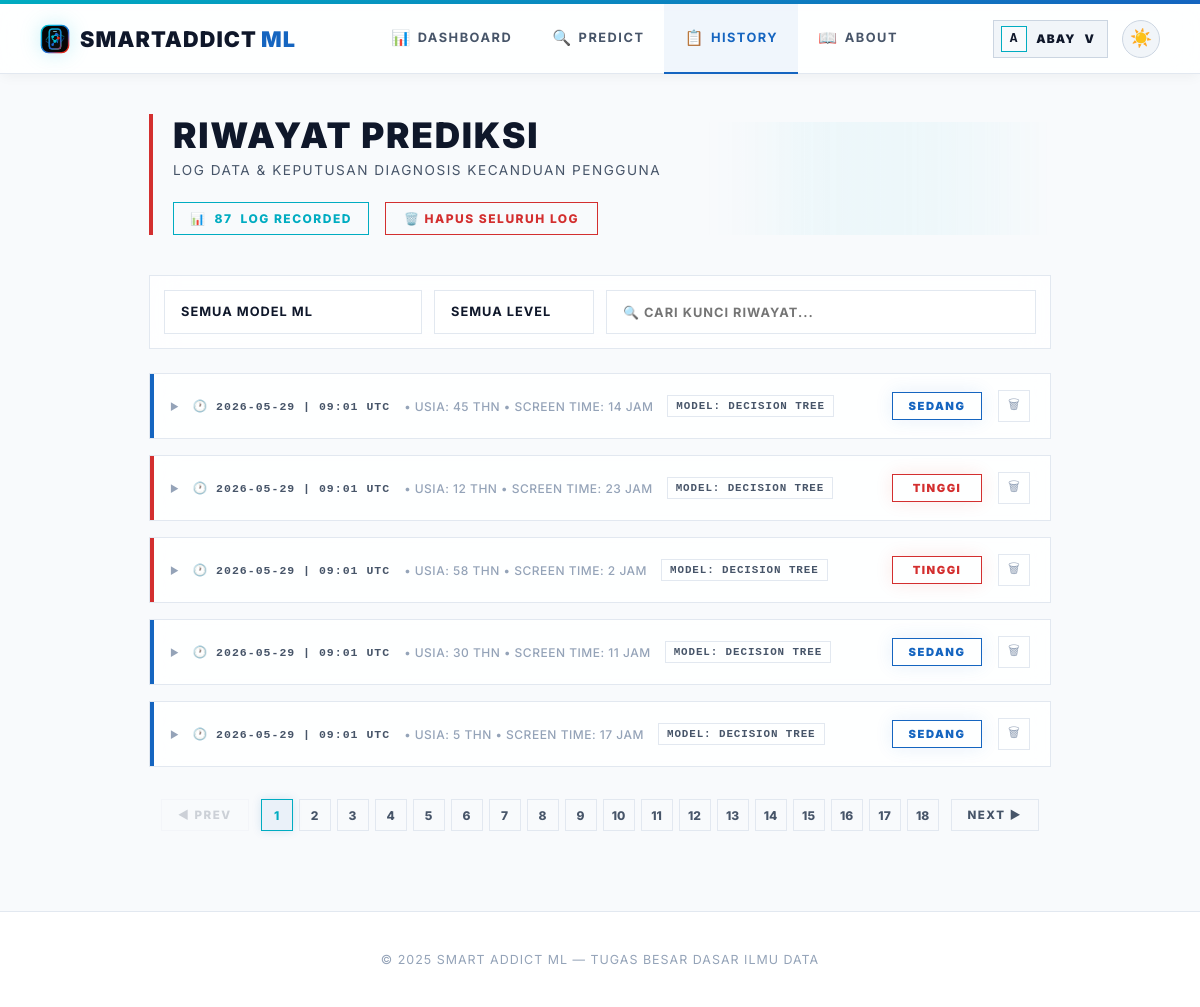
Before: /history (signed in) with the older database file.
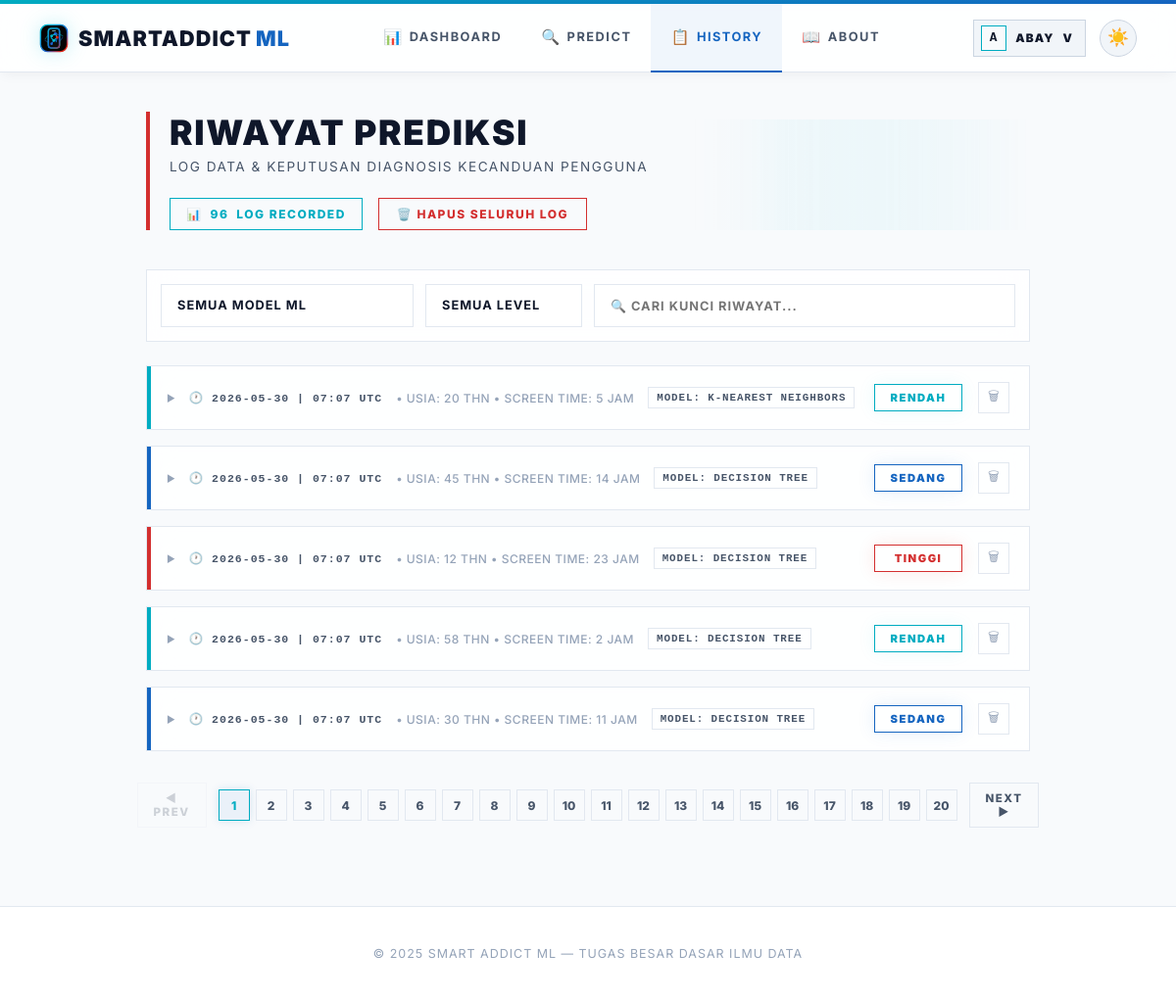
After: the same page with the newer database file.
### app.py (models this page shows)
class Prediction(db.Model):
    id = db.Column(db.Integer, primary_key=True)
    user_id = db.Column(db.Integer, db.ForeignKey('user.id'), nullable=False)
    model_name = db.Column(db.String(50), nullable=False)
    input_values = db.Column(db.Text, nullable=False)  # JSON string
    result = db.Column(db.String(20), nullable=False)
    prediction_raw = db.Column(db.Integer, nullable=False)
    timestamp = db.Column(db.DateTime, default=datetime.utcnow)
    @property
    def input_list(self):
        return json.loads(self.input_values)

### app.py (the view)
@app.route("/history")
@login_required
def history_page():
    user_preds = Prediction.query.filter_by(user_id=current_user.id).order_by(Prediction.timestamp.desc()).all()
    return render_template("history.html", predictions=user_preds, active_page='history')

### app.py (called while the page is built)
@app.after_request
def add_no_cache(response):
    response.headers['Cache-Control'] = 'no-store, no-cache, must-revalidate, max-age=0'
    response.headers['Pragma'] = 'no-cache'
    response.headers['Expires'] = '0'
    return response

@login_manager.user_loader
def load_user(user_id):
    return User.query.get(int(user_id))

    @property
    def is_admin(self):
        return self.role == 'admin'

### templates/history.html (shortened to what this page needs)
{% extends "base.html" %}
{% block content %}
<main class="content">
    <div class="page-header">
        <h1>RIWAYAT PREDIKSI</h1>
        <p>LOG DATA & KEPUTUSAN DIAGNOSIS KECANDUAN PENGGUNA</p>
        {% if predictions %}
        <div class="header-actions">
            <div class="count-badge">📊 <span id="visibleCount">{{ predictions|length }}</span> LOG RECORDED</div>
            <form method="post" action="{{ url_for('clear_my_history') }}" style="display:inline" onsubmit="return confirm('APAKAH ANDA YAKIN INGIN MENGHAPUS SELURUH LOG RIWAYAT?')">
                <button type="submit" class="btn-danger">🗑️ HAPUS SELURUH LOG</button>
            </form>
        </div>
        {% endif %}
    </div>
    {% if predictions %}
    <div class="filter-bar">
        <select id="filterModel" onchange="applyFilters()">
            <option value="">SEMUA MODEL ML</option>
        </select>
        <select id="filterLevel" onchange="applyFilters()">
            <option value="">SEMUA LEVEL</option>
        </select>
        <input type="text" id="filterSearch" placeholder="🔍 CARI KUNCI RIWAYAT..." oninput="applyFilters()">
    </div>
    <div class="history-list" id="historyList">
        {% for entry in predictions %}
        {% set level_class = 'level-rendah' if entry.result == 'Rendah' else ('level-sedang' if entry.result == 'Sedang' else 'level-tinggi') %}
        {% set inputs = entry.input_list %}
        <div class="history-card {{ level_class }}" style="animation-delay: {{ loop.index0 * 0.05 }}s" data-model="{{ entry.model_name }}" data-level="{{ entry.result }}" data-text="{{ entry.model_name }} {{ entry.result }} {{ entry.timestamp }}">
            <div class="history-main-row" onclick="toggleCard(this.closest('.history-card'))">
                <div class="toggle-area">
                    <span class="expand-icon">▶</span>
                    <span class="history-timestamp">🕐 {{ entry.timestamp.strftime('%Y-%m-%d | %H:%M UTC') }}</span>
                    {% set is_new = inputs|length >= 10 %}
                    <span class="history-summary-text">
                        {% if is_new %}
                            • Usia: {{ inputs[0] | round | int }} thn • Screen Time: {{ inputs[2] | round | int }} jam
                        {% else %}
                            • Data: {{ inputs | length }} fitur
                        {% endif %}
                    </span>
                    <span class="history-model-chip">MODEL: {{ entry.model_name | upper }}</span>
                </div>
                <div class="result-badge {{ level_class }}">{{ entry.result }}</div>
                <form method="post" action="{{ url_for('delete_prediction', pred_id=entry.id) }}" onsubmit="return confirm('HAPUS LOG DIAGNOSIS INI?')" onclick="event.stopPropagation()">
                    <button type="submit" class="delete-btn" title="Hapus Log">🗑</button>
                </form>
            </div>
        </div>
        {% endfor %}
    </div>
    <div class="pagination-container" id="paginationContainer">
        <button class="pager-btn" id="prevBtn" onclick="changePage(-1)">◀ PREV</button>
        <div class="page-numbers" id="pageNumbers"></div>
        <button class="pager-btn" id="nextBtn" onclick="changePage(1)">NEXT ▶</button>
    </div>
    {% endif %}
</main>
{% endblock %}

Changed rows visible on the page:
no longer on this page (row unchanged): Prediction: timestamp "2026-05-29 | 09:01 UTC", inputs "45", inputs "14", model_name "DECISION TREE", result "SEDANG"
no longer on this page (row unchanged): Prediction: timestamp "2026-05-29 | 09:01 UTC", inputs "12", inputs "23", model_name "DECISION TREE", result "TINGGI"
no longer on this page (row unchanged): Prediction: timestamp "2026-05-29 | 09:01 UTC", inputs "58", prediction_raw "2", model_name "DECISION TREE", result "TINGGI"
no longer on this page (row unchanged): Prediction: timestamp "2026-05-29 | 09:01 UTC", inputs "30", inputs "11", model_name "DECISION TREE", result "SEDANG"
no longer on this page (row unchanged): Prediction: timestamp "2026-05-29 | 09:01 UTC", inputs "5", inputs "17", model_name "DECISION TREE", result "SEDANG"
added Prediction: timestamp "2026-05-30 | 07:07 UTC", inputs "20", inputs "5", model_name "K-NEAREST NEIGHBORS", result "RENDAH"
added Prediction: timestamp "2026-05-30 | 07:07 UTC", inputs "45", inputs "14", model_name "DECISION TREE", result "SEDANG"
added Prediction: timestamp "2026-05-30 | 07:07 UTC", inputs "12", inputs "23", model_name "DECISION TREE", result "TINGGI"
added Prediction: timestamp "2026-05-30 | 07:07 UTC", inputs "58", inputs "2", model_name "DECISION TREE", result "RENDAH"
added Prediction: timestamp "2026-05-30 | 07:07 UTC", inputs "30", inputs "11", model_name "DECISION TREE", result "SEDANG"
Other visible differences:
{{ predictions|length }}: "87" → "96"
